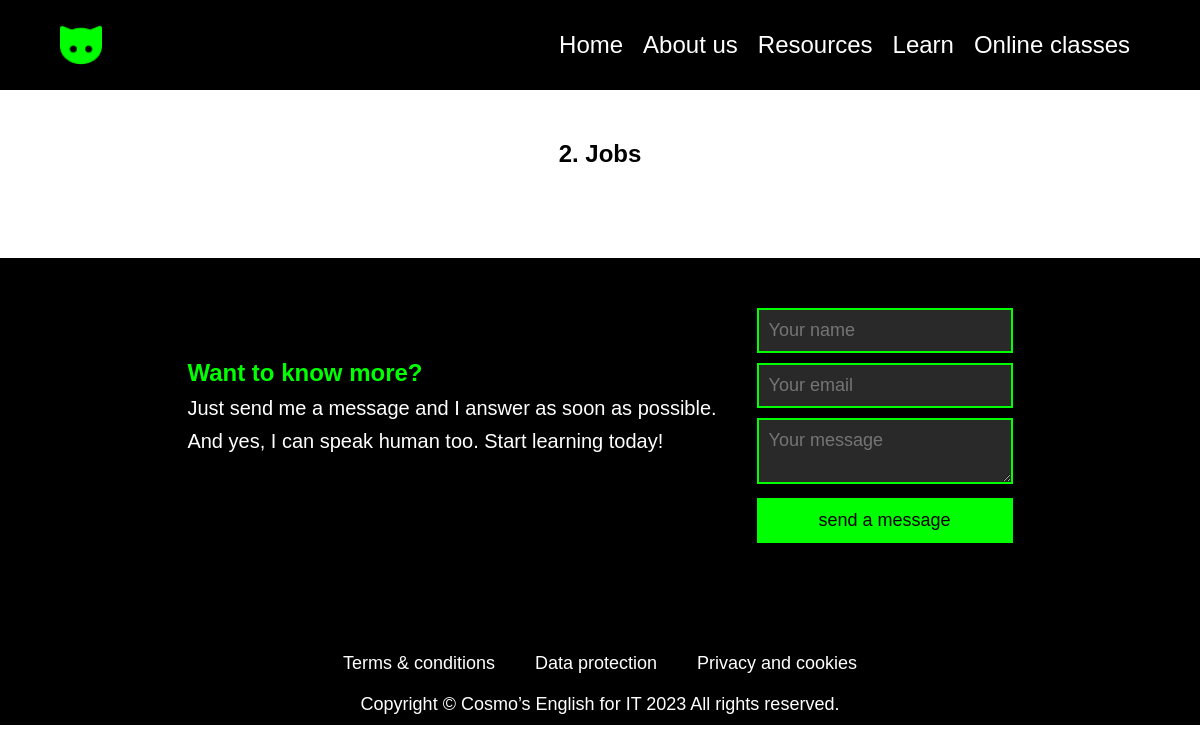
Before: /learn/vocabulary/2 with the older database file.
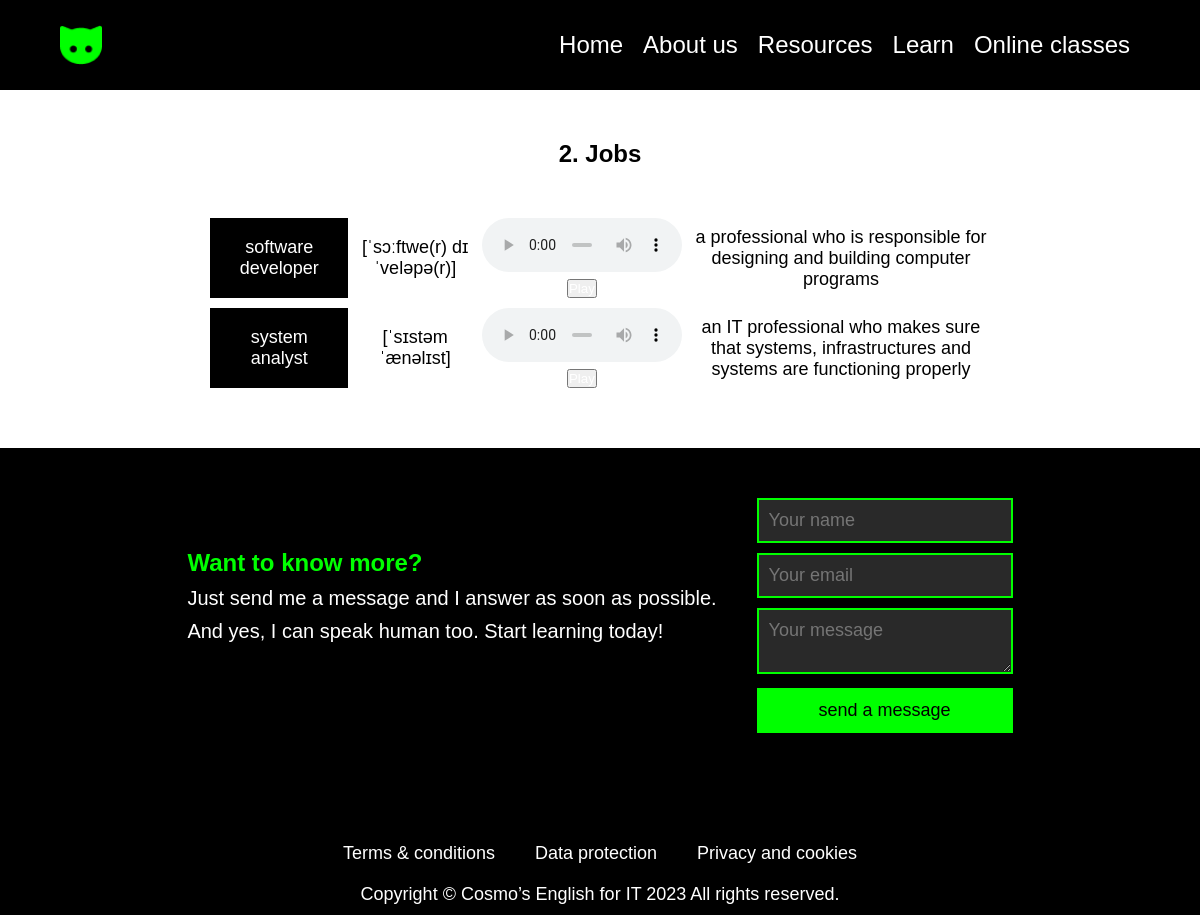
After: the same page with the newer database file.
### main/models.py (models this page shows, shortened)
class Word(models.Model):
    name = models.CharField(max_length=50)
    pronunciation = models.FileField(upload_to='vocabulary/audio/')
    transcription = models.CharField(max_length=50)
    definition = models.CharField(max_length=100)
    cat = models.ForeignKey('Voc', on_delete=models.PROTECT, null=True)

### main/views.py (the view)
# urls.py: path('learn/vocabulary/<int:voc_id>', views.show_voc, name='voc'),
def show_voc(request, voc_id):
    voc = get_object_or_404(Voc, pk=voc_id)
    word = Word.objects.all()
    context = {
        'voc': voc,
        'title': voc.title,
        'word': word,
        'cat_selected': voc.id,
    }
    return render(request, 'main/voc.html', context=context)

### main/templates/main/voc.html (shortened to what this page needs)
{% extends 'main/base.html' %}
{% load static %}
{% block content %}
<div class="table-body">
<h2>{{voc.id}}. {{voc.title}}</h2>
  <table>
    {% for w in word %}
    {% if w.cat_id == cat_selected %}
        <tr>
          <td>{{ w.name }}</td>
          <td class="two">{{ w.transcription }}</td>
          <td>
            <audio id="audio_{{ w.id }}" src="{{ w.pronunciation.url }}" controls>
            </audio>
            <button onclick="playAudio({{ w.id }})">
              </button>
          </td>
          <td class="four">{{ w.definition }}</td>
        </tr>
    {% endif %}
    {% endfor %}
  </table>
</div>
{% endblock %}

Changed rows visible on the page:
added Word: name "software developer", transcription "[ˈsɔːftwe(r) dɪˈveləpə(r)]", definition "a professional who is responsible for designing and building computer programs"
added Word: name "system analyst", transcription "[ˈsɪstəm ˈænəlɪst]", definition "an IT professional who makes sure that systems, infrastructures and systems are functioning properly"
